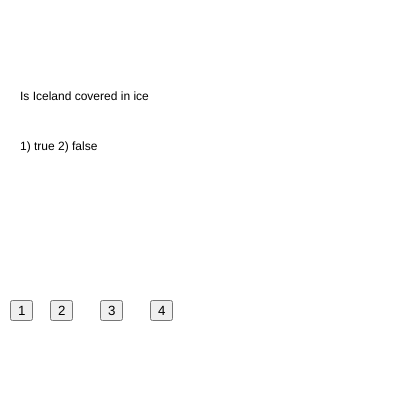
Frame 1 (no input)
Frame 60 (no input): identical to frame 1, image omitted
Frame 120 (the mouse pressed at the canvas centre since frame 60): identical to frame 1, image omitted

The p5.js sketch that drew this single still picture (run headless with seeded random() and noise() and a simulated clock; from frame 60 on, the mouse is pressed at the canvas centre):

// p5.js sketch
// ── sketch.js
var questions = ["Is Iceland covered in ice", "what ocean lies east of the US"];
var options = ["1) true 2) false", "1) pacific 2) eastern 3) indian 4) atlantic"];
var answers = [2,4];
var answerCorrect = "";
var currentOption = -1;
var currentQuestion = 0;
var button1, button2, button3, button4;


function setup() {
  // put setup code here
  createCanvas(400,400);

  button1 = createButton("1");
  button1.position(10,300);
  button1.mousePressed(function(){
    currentOption = 1;
  });

  button2 = createButton("2");
  button2.position(50,300);
  button2.mousePressed(function(){
    currentOption = 2;
  });

  button3 = createButton("3");
  button3.position(100,300);
  button3.mousePressed(function(){
    currentOption = 3;
  });

  button4 = createButton("4");
  button4.position(150,300);
  button4.mousePressed(function(){
    currentOption = 4;
  });



}

function draw() {
  // put drawing code here
  console.log(currentOption);
  background(255);

  text(questions[currentQuestion], 20,100);

  text(options[currentQuestion], 20,150);

  text(answerCorrect, 20,200);

  if(currentOption != -1){

    if(currentOption == answers[currentQuestion]){
      // correct
      console.log("correct");
      answerCorrect = "correct";
      currentQuestion = currentQuestion + 1;

      if(currentQuestion >= questions.length){
        currentQuestion = 0;
      }

    }else{
      // incorrect
      console.log("incorrect");
      answerCorrect = "Try again";
    }
    currentOption = -1;


  }











}
